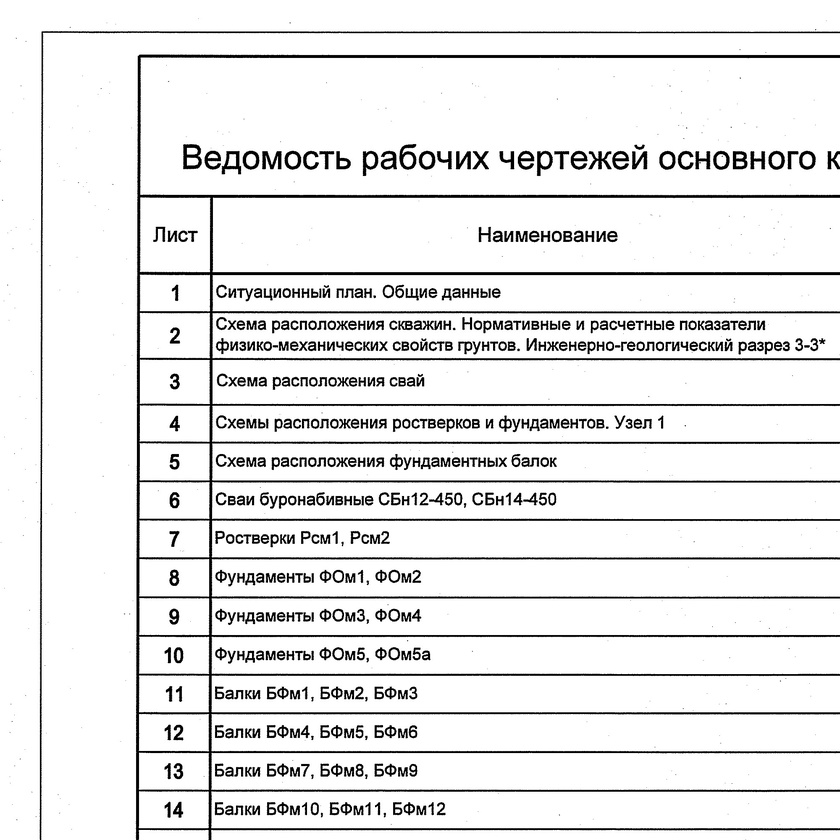
#> input picture batch_kj5/test_tile_rgb.jpg, 840 x 840 px, shrunk from 2000 x 2000 before the run
$ python preprocess.py ../batch_kj5/test_tile_rgb.jpg
#> lines starting #> are read from the running program, lines starting #| are printed output that depends on the picture
#!/usr/bin/env python3
"""
preprocess.py — Prepare TIFF tiles for OCR.

Low-RAM streaming pipeline:
1. Load TIFF row-by-row (not full image)
2. Sharpen / de-skew / binarize
3. Cut into 1000×1000 tiles with 100px overlap
4. Save as PNG (lossless) for API upload

Usage:
    python preprocess.py input.tiff --out-dir ./tiles/ --tile-size 1000 --overlap 100
"""

import argparse
import os
import sys
from pathlib import Path

import numpy as np
from PIL import Image, ImageFilter


def enhance_for_ocr(img: Image.Image) -> Image.Image:
    """Apply sharpening and contrast for better OCR on scanned engineering drawings."""
    # Unsharp mask to make lines crisper
    img = img.filter(ImageFilter.UnsharpMask(radius=2, percent=150, threshold=3))

    # Increase contrast
    from PIL import ImageEnhance
    enhancer = ImageEnhance.Contrast(img)
    img = enhancer.enhance(2.0)

    return img


def tile_image(img: Image.Image, tile_size: int = 1000, overlap: int = 100):
    """Generate (tile, x, y) where (x, y) is top-left coordinate in original image."""
    w, h = img.size
    step = tile_size - overlap

    tiles = []
    for y in range(0, h, step):
        for x in range(0, w, step):
            # Ensure we don't go past edge
            right = min(x + tile_size, w)
            lower = min(y + tile_size, h)
            left = max(0, right - tile_size)
            upper = max(0, lower - tile_size)

            tile = img.crop((left, upper, right, lower))
            tiles.append((tile, left, upper))

    return tiles


def process_tiff(input_path: Path, out_dir: Path, tile_size: int = 1000, overlap: int = 100):
    """Process a TIFF into enhanced tiles."""
#> called with tile_size = 1000, overlap = 100
    out_dir.mkdir(parents=True, exist_ok=True)

    print(f"Opening {input_path}...")
    with Image.open(input_path) as img:
        # Handle multi-page by processing first page (or loop for all)
#> img is the input picture: PIL image 840x840 RGB; min 0, max 255, mean 232.8
        page = 0
        while True:
            try:
                img.seek(page)
            except EOFError:
                break

            frame = img.copy()
            print(f"Page {page + 1}: {frame.width}x{frame.height} mode={frame.mode}")

            # Convert to grayscale for processing
            if frame.mode == "1":
                # 1-bit: convert to 8-bit grayscale for filtering
                gray = frame.convert("L")
            elif frame.mode in ("L", "P"):
                gray = frame.convert("L")
            else:
                gray = frame.convert("L")

            # Enhance
            print("  Enhancing...")
            enhanced = enhance_for_ocr(gray)

            # Tile
            print(f"  Tiling ({tile_size}x{tile_size}, overlap {overlap})...")
            tiles = tile_image(enhanced, tile_size, overlap)
            print(f"  Generated {len(tiles)} tiles")

            # Save tiles
            for i, (tile, x, y) in enumerate(tiles):
                # Pad with white if tile is smaller than tile_size
                if tile.size != (tile_size, tile_size):
                    bg = Image.new("L", (tile_size, tile_size), 255)
                    bg.paste(tile, (0, 0))
                    tile = bg

                fname = out_dir / f"page{page + 1:02d}_tile{i:04d}_x{x:05d}_y{y:05d}.png"
                tile.save(fname, "PNG")

            page += 1
#> this loop made 2 passes
#|   Generated 1 tiles
#> pass 1, in enhance_for_ocr, `img = enhancer.enhance(2.0)`:
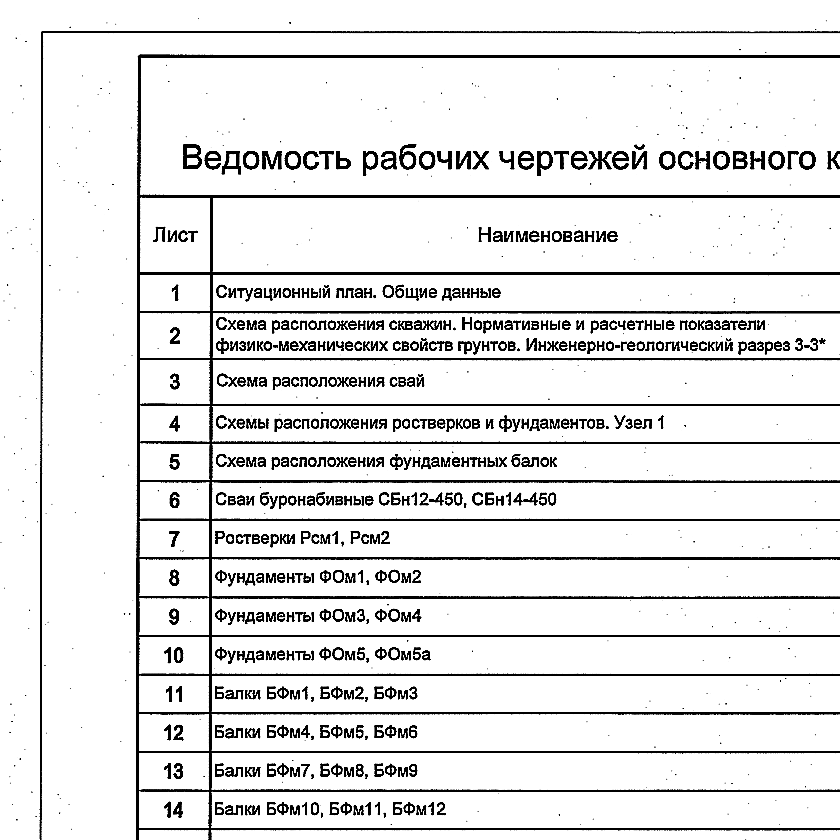
#> img: PIL image 840x840 L; min 0, max 255, mean 230
#> pass 1, in process_tiff, `tile.save(fname, "PNG")`:
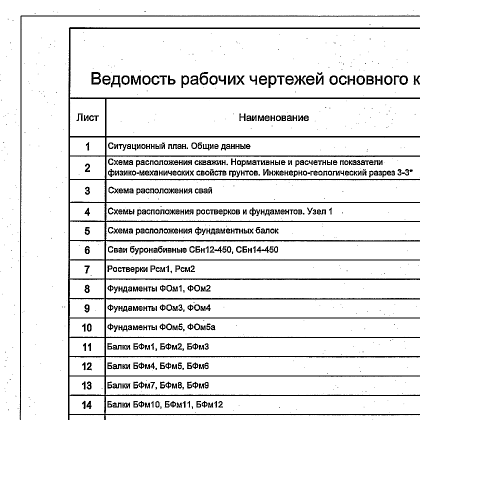
#> saved as page01_tile0000_x00000_y00000.png: PIL image 1000x1000 L (shown at 1/2 size); min 0, max 255, mean 237.3
#> after the loop, page = 1

    print(f"Done. Tiles saved to {out_dir}")


def main():
    parser = argparse.ArgumentParser(description="Preprocess TIFF for OCR tiling")
    parser.add_argument("input", help="Input TIFF file")
    parser.add_argument("--out-dir", default="./tiles", help="Output directory for tiles")
    parser.add_argument("--tile-size", type=int, default=1000, help="Tile size in pixels")
    parser.add_argument("--overlap", type=int, default=100, help="Overlap in pixels")
    args = parser.parse_args()

    process_tiff(Path(args.input), Path(args.out_dir), args.tile_size, args.overlap)


if __name__ == "__main__":
    main()
